Frame 1 (no input): blank canvas, image omitted
Frame 60 (no input): blank canvas, image omitted
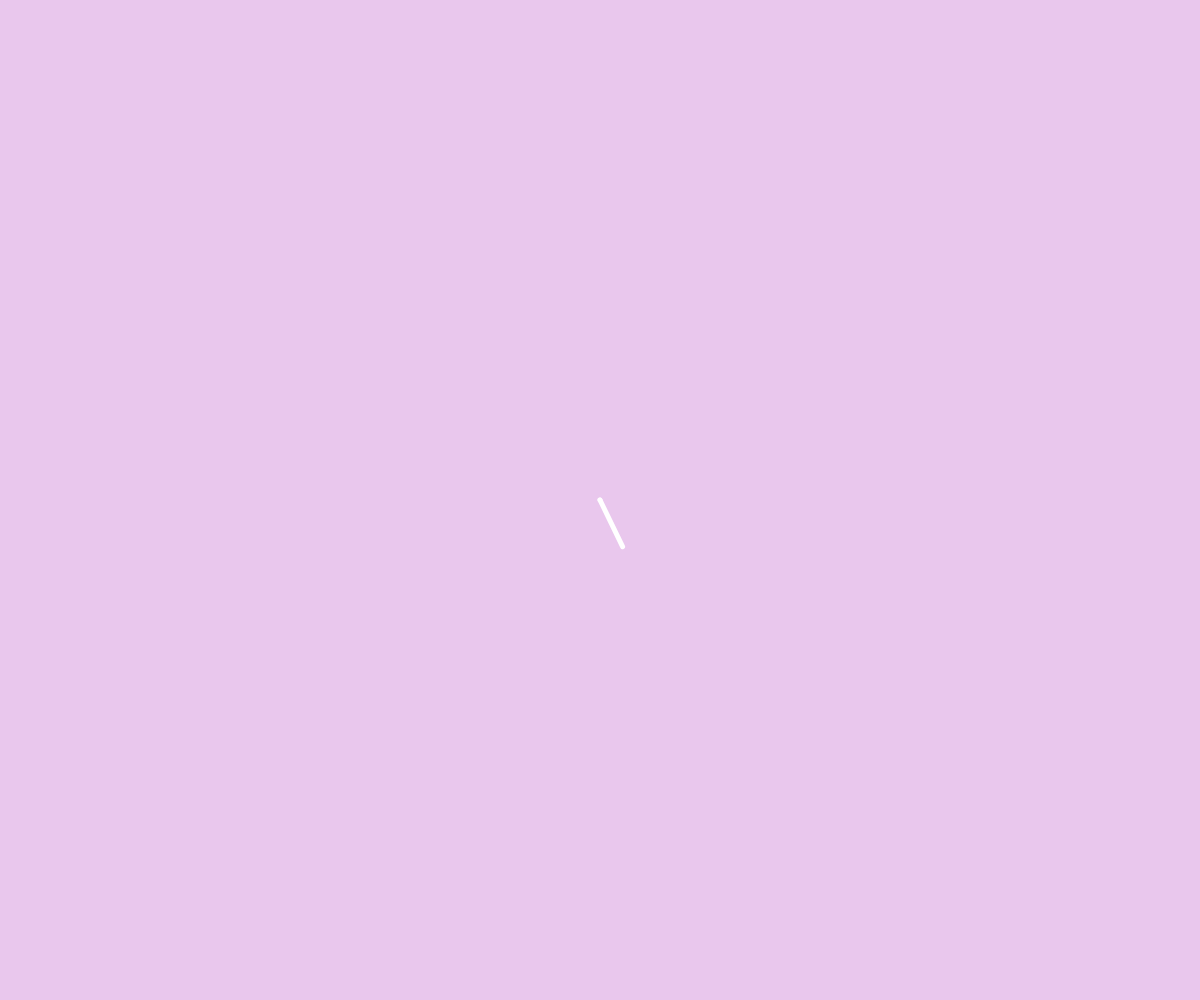
Frame 120 (the mouse pressed at the canvas centre since frame 60)

The p5.js sketch whose frames 1 and 60 were blank and that drew this single picture after the mouse press (run headless with seeded random() and noise() and a simulated clock; from frame 60 on, the mouse is pressed at the canvas centre):

// p5.js sketch
// ── sketch.js
let v1;
let v2;

function shake() {
  let v = p5.Vector.random2D().setMag(10);
  v2 = v1.copy().add(v);
}

function setup() {
  createCanvas(windowWidth, windowHeight);
  v1 = createVector(30, 40);
  v2 = v1;
}

function draw() {
  frameRate(60);
  background(color('rgb(233, 199, 237)'));
  translate(width/2, height/2);
  strokeWeight(5);
  stroke(255);
  point(0, 0);

  shake();
  line(0, 0, v2.x, v2.y);
}
